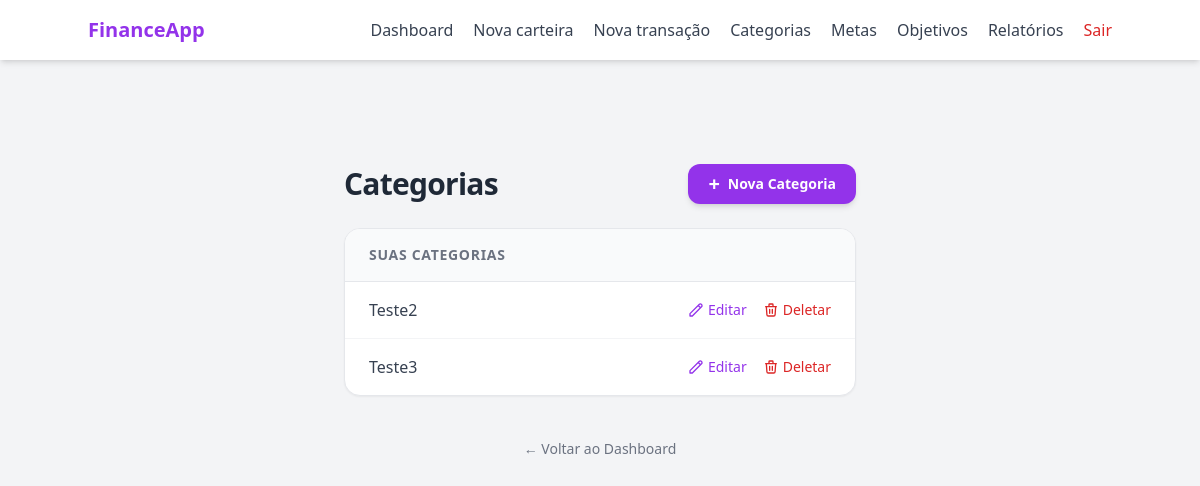
Page /category/index (signed in) on the earlier database version.
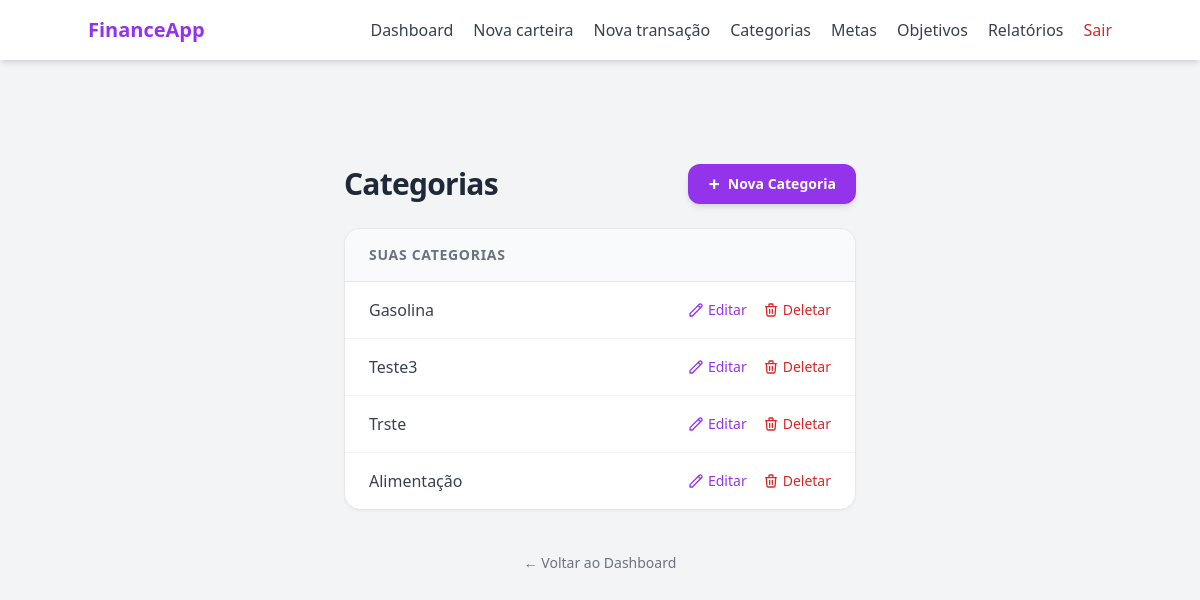
Same page on the later database version.
### models/category.py (models this page shows, shortened)
class Category(db.Model):
    __tablename__ = "categories"
    id = db.Column(db.Integer, primary_key= True)
    name = db.Column(db.String(100), nullable= False)
    type = db.Column(db.String(20), nullable= False)
    __mapper_args__ = {
        "polymorphic_on": type,
        "polymorphic_identity": "category"
    }

class SystemCategory(Category):
    __mapper_args__ = {
        "polymorphic_identity": "system"
    }
    is_default = db.Column(db.Boolean, default= True)

### routes/category_routes.py (the view)
@category_bp.route("/index", methods=["GET"])
@login_required
def category_index_page():
    user_categories = CategoryController.get_user_categories(current_user.id)
    return render_template("category/index.html", categories= user_categories)

### controllers/category_controller.py (called while the page is built)
    @staticmethod
    def get_user_categories(user_id):
        return UserCategory.query.filter_by(user_id= user_id).all()

### templates/category/index.html (shortened to what this page needs)
{% extends "base.html" %}
{% block content %}
<div class="w-full flex flex-col items-center pt-16 pb-24 px-4 relative">
    <div class="w-full max-w-lg space-y-6">
        <div class="flex flex-col sm:flex-row items-center justify-between gap-4 mb-4">
            <h1 class="text-gray-800 text-3xl font-bold tracking-tight">
                Categorias
            </h1>
            <button onclick="openCreateCategoryModal()"
                class="px-5 py-2.5 bg-purple-600 hover:bg-purple-700 text-white text-sm font-semibold rounded-xl shadow-md transition-all flex items-center gap-2 hover:-translate-y-0.5">
                <span class="text-xl leading-none">+</span> Nova Categoria
            </button>
        </div>
        <div class="bg-white rounded-2xl shadow-sm border border-gray-200 overflow-hidden">
            <div class="bg-gray-50 px-6 py-4 border-b border-gray-200">
                <h2 class="text-sm font-semibold text-gray-500 uppercase tracking-wider">Suas Categorias</h2>
            </div>
            <ul class="divide-y divide-gray-100">
                {% if categories %}
                {% for category in categories %}
                    <li class="px-6 py-4 flex items-center justify-between hover:bg-gray-50 transition-colors group">
                        <span class="text-gray-700 font-medium">{{ category.name }}</span>
                        <div class="flex items-center gap-4 text-sm font-medium">
                            <button type="button"
                                onclick="openEditCategoryModal(
                                    '{{ url_for('category_bp.edit_category', category_id=category.id) }}',
                                    '{{ category.name }}'
                                )"
                                class="text-purple-600 hover:underline flex items-center gap-1 transition-colors">
                                <svg class="w-4 h-4" fill="none" stroke="currentColor" viewBox="0 0 24 24"><path stroke-linecap="round" stroke-linejoin="round" stroke-width="2" d="M15.232 5.232l3.536 3.536m-2.036-5.036a2.5 2.5 0 113.536 3.536L6.5 21.036H3v-3.572L16.732 3.732z"></path></svg>
                                Editar
                            </button>
                            <button type="button"
                                onclick="openConfirmModal(
                                    '{{ url_for('category_bp.delete_category', category_id=category.id) }}',
                                    'Excluir {{ category.name }}',
                                    'Atenção: Ao excluir esta categoria, todas as transações vinculadas a ela ficarão sem classificação. Deseja continuar?'
                                )"
                                class="text-red-600 hover:text-red-800 hover:underline transition-colors font-medium text-sm flex items-center gap-1">
                                <svg class="w-4 h-4" fill="none" stroke="currentColor" viewBox="0 0 24 24"><path stroke-linecap="round" stroke-linejoin="round" stroke-width="2" d="M19 7l-.867 12.142A2 2 0 0116.138 21H7.862a2 2 0 01-1.995-1.858L5 7m5 4v6m4-6v6m1-10V4a1 1 0 00-1-1h-4a1 1 0 00-1 1v3M4 7h16"></path></svg>
                                Deletar
                            </button>
                        </div>
                    </li>
                    {% endfor %}
                    {% else %}
                    <li class="px-6 py-4 text-center text-gray-500">
                        Nenhuma categoria criada ainda.
                    </li>
                {% endif %}
            </ul>
        </div>
        <div class="text-center pt-4">
            <a href="{{ url_for('main_bp.dashboard_page') }}" class="text-sm text-gray-500 hover:text-purple-600 transition-colors">
                ← Voltar ao Dashboard
            </a>
        </div>
    </div>
</div>
{% endblock %}

Differences in the rows shown:
changed SystemCategory: name "Teste2" → "Gasolina"
added SystemCategory: name "Trste"
added SystemCategory: name "Alimentação"
